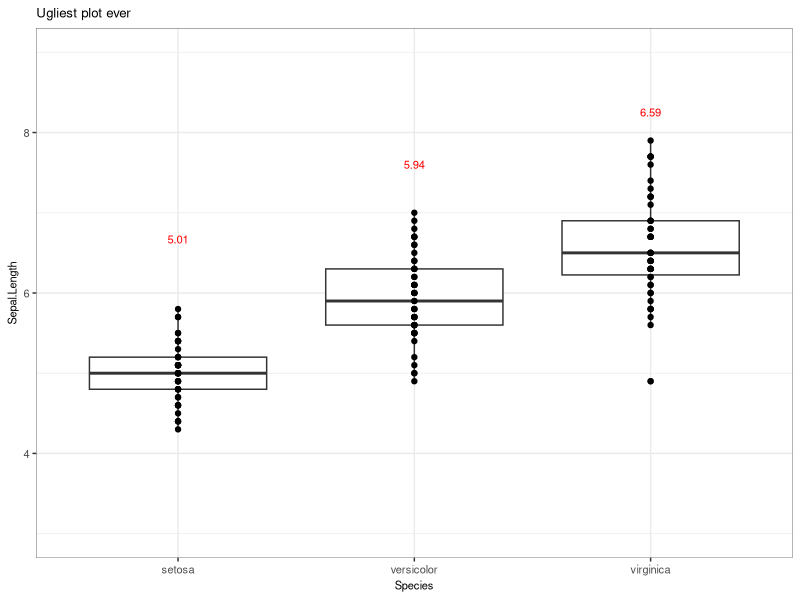

Here is the R script that generated this plot:
## ---- chunk 1
library(ggplot2)
theme_blog <- theme_bw() + 
  theme(text = element_text(size=8, family="sans"),
    axis.text = element_text(size=8, family="sans"),
    element_line(linewidth = 0.1),
    panel.border = element_rect(colour = "black", fill=NA, linewidth = 0.1),
    strip.background = element_rect(colour = "black", linewidth = 0.1))
## ---- chunk 2
library(dplyr)
mean_values <- iris %>%
  group_by(Species) %>%
  summarise(mean_sepal_length = mean(Sepal.Length))

ggplot(data=iris, aes(x=Species,y=Sepal.Length))+
  geom_boxplot()+
  geom_point()+
  geom_text(data = mean_values, aes(x = Species, y = mean_sepal_length+1.5, 
                                    label = round(mean_sepal_length, 2)), 
            vjust = -1, color = "red", size = 8*5/14)+
  ylim(c(3,9))+
  ggtitle("Ugliest plot ever")+
  theme_blog

